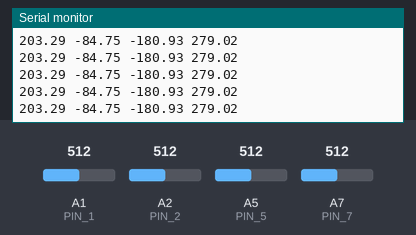
This sketch was run on a simulated Arduino Nano, built with avr-gcc and run on an emulated ATmega328P. On the bench: the last lines printed to the serial monitor. The test bench sets the inputs (shaded band); at power-on: A1 (PIN_1) = 512, A7 (PIN_7) = 512, A2 (PIN_2) = 512, A5 (PIN_5) = 512.

Above: at 4.2 s.
4.3 s: A1 (PIN_1) set to 791
At 4.31 s:
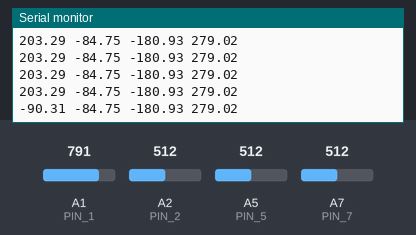
7.3 s: A1 (PIN_1) set to 814
At 7.39 s:
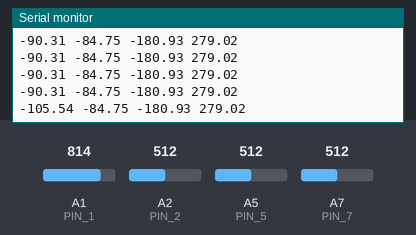
8.8 s: A7 (PIN_7) set to 607
At 8.83 s:
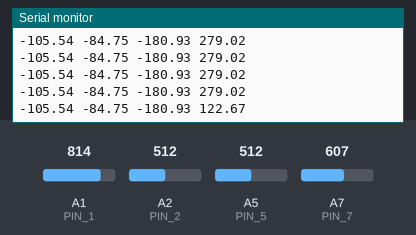
10.3 s: A7 (PIN_7) set to 639
At 10.37 s:
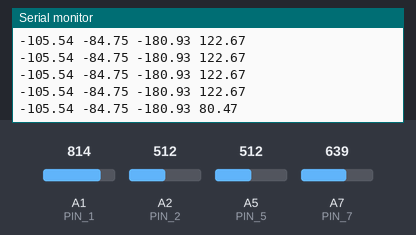
Timing chart, 0 to 12.8 s (numbered marks = the images above; inputs shaded):
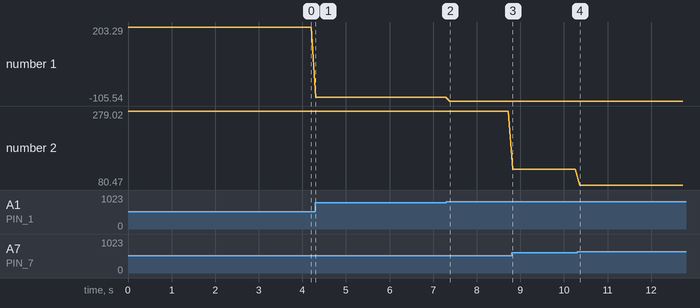

The sketch:

position_sample.ino
```cpp
int PIN_1=A1;
int PIN_2=A2;
int PIN_3=A3;
int PIN_5=A5;
int PIN_6=A6;
int PIN_7=A7;

/*
float R_1=333.3;
float R_3=65.7;
float R_5=58.4;
float R_7=333.3;

float Offset_1=-23.3;
float Offset_3=-56.31;
float Offset_5=-58.4;
float Offset_7=-6.66;
*/

float R_1=416.6;
float R_3=76.9;
float R_5=120.1;
float R_7=500;

float Offset_1=-212.5;
float Offset_3=-161.5;
float Offset_5=-300.8;
float Offset_7=-220;


void setup(){
    Serial.begin( 9600 );
}

void loop(){
    float value1;
    float value2;
    float value3;
    float value5;
    float value6;
    float value7;

    value1 = analogRead(PIN_1);
    value3 = analogRead(PIN_2);
    value5 = analogRead(PIN_5);
    value7 = analogRead(PIN_7);

    value1 = value1/1023*5;
    value3 = value3/1023*5;
    value5 = value5/1023*5;
    value7 = value7/1023*5;

    float Rx_1=(5/value1-1)*R_1+Offset_1;
    float Rx_3=(5/value3-1)*R_3+Offset_3;
    float Rx_5=(5/value5-1)*R_5+Offset_5;
    float Rx_7=(5/value7-1)*R_7+Offset_7;

    if(Rx_1 > 1000) Rx_1 = 0;
    if(Rx_3 > 1000) Rx_3 = 0;
    if(Rx_5 > 1000) Rx_5 = 0;
    if(Rx_7 > 1000) Rx_7 = 0;

    Serial.print(Rx_1);
    Serial.print(" ");
    Serial.print(Rx_3);
    Serial.print(" ");
    Serial.print(Rx_5);
    Serial.print(" ");
    Serial.println(Rx_7);


    delay( 100 );
}
```

Measured:
- after the input at 4.3 s, the serial monitor: prints a new line at once (image 1)
- after the input at 7.3 s, the serial monitor: prints a new line after 0.09 s (image 2)
- after the input at 8.8 s, the serial monitor: prints a new line at once (image 3)
- after the input at 10.3 s, the serial monitor: prints a new line after 0.06 s (image 4)
- plotted number 1: 203.29 → -90.31 after the input at 4.3 s, -90.31 → -105.54 after the input at 7.3 s
- plotted number 2: 279.02 → 122.67 after the input at 8.8 s, 122.67 → 80.47 after the input at 10.3 s
